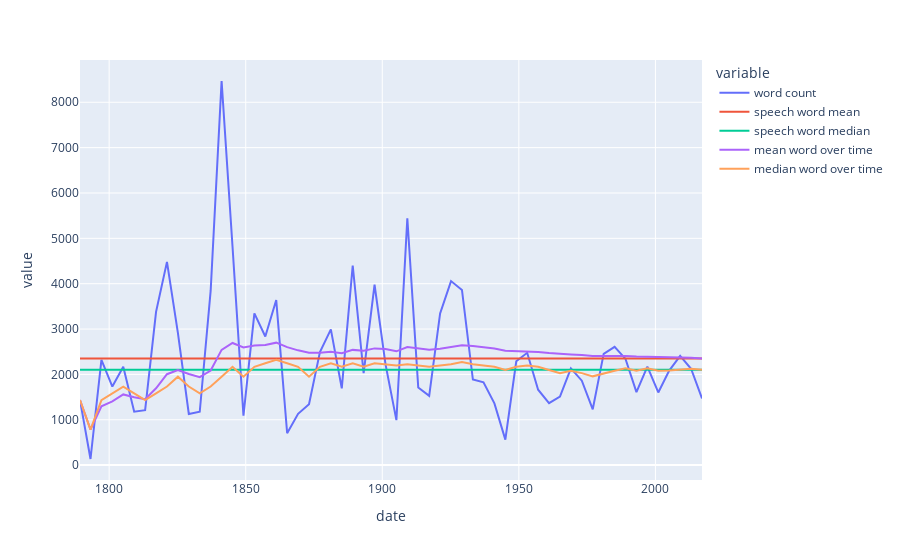

Source (notebook cell):
### Code cell
fig = px.line(df, x='date', y=['word count', 'speech word mean', 'speech word median', 'mean word over time', 'median word over time'], hover_name = 'name')
fig.show()

### Figure 1 — Plotly figure (JSON) as saved in the notebook; plotly's stock layout.template omitted (floating-point values rounded to 4 significant figures)
{"data": [{"hovertemplate": "<b>%{hovertext}</b><br><br>variable=word count<br>date=%{x}<br>value=%{y}<extra></extra>", "hovertext": ["George Washington", "George Washington", "John Adams", "Thomas Jefferson", "Thomas Jefferson", "James Madison", "James Madison", "James Monroe", "James Monroe", "John Quincy Adams", "Andrew Jackson", "Andrew Jackson", "Martin van Buren", "William Henry Harrison", "James K. Polk", "Zachary Taylor", "Franklin Pierce", "James Buchanan", "Abraham Lincoln", "Abraham Lincoln", "Ulysses S. Grant", "Ulysses S. Grant", "Rutherford B. Hayes", "James A. Garfield", "Grover Cleveland", "Benjamin Harrison", "Grover Cleveland", "William McKinley", "William McKinley", "Theodore Roosevelt", "William Howard Taft", "Woodrow Wilson", "Woodrow Wilson", "Warren G. Harding", "Calvin Coolidge", "Herbert Hoover", "Franklin D. Roosevelt", "Franklin D. Roosevelt", "Franklin D. Roosevelt", "Franklin D. Roosevelt", "Harry S. Truman", "Dwight D. Eisenhower", "Dwight D. Eisenhower", "John F. Kennedy", "Lyndon B. Johnson", "Richard Nixon", "Richard Nixon", "Jimmy Carter", "Ronald Reagan", "Ronald Reagan", "George Bush", "William J. Clinton", "William J. Clinton", "George W. Bush", "George W. Bush", "Barack Obama", "Barack Obama", "Donald J. Trump"], "legendgroup": "word count", "line": {"color": "#636efa", "dash": "solid"}, "mode": "lines", "name": "word count", "orientation": "v", "showlegend": true, "type": "scatter", "x": ["1789-04-30T00:00:00", "1793-03-04T00:00:00", "1797-03-04T00:00:00", "1801-03-04T00:00:00", "1805-03-04T00:00:00", "1809-03-04T00:00:00", "1813-03-04T00:00:00", "1817-03-04T00:00:00", "1821-03-04T00:00:00", "1825-03-04T00:00:00", "1829-03-04T00:00:00", "1833-03-04T00:00:00", "1837-03-04T00:00:00", "1841-03-04T00:00:00", "1845-03-04T00:00:00", "1849-03-05T00:00:00", "1853-03-04T00:00:00", "1857-03-04T00:00:00", "1861-03-04T00:00:00", "1865-03-04T00:00:00", "1869-03-04T00:00:00", "1873-03-04T00:00:00", "1877-03-05T00:00:00", "1881-03-04T00:00:00", "1885-03-04T00:00:00", "1889-03-04T00:00:00", "1893-03-04T00:00:00", "1897-03-04T00:00:00", "1901-03-04T00:00:00", "1905-03-04T00:00:00", "1909-03-04T00:00:00", "1913-03-04T00:00:00", "1917-03-05T00:00:00", "1921-03-04T00:00:00", "1925-03-04T00:00:00", "1929-03-04T00:00:00", "1933-03-04T00:00:00", "1937-01-20T00:00:00", "1941-01-20T00:00:00", "1945-01-20T00:00:00", "1949-01-20T00:00:00", "1953-01-20T00:00:00", "1957-01-21T00:00:00", "1961-01-20T00:00:00", "1965-01-20T00:00:00", "1969-01-20T00:00:00", "1973-01-20T00:00:00", "1977-01-20T00:00:00", "1981-01-20T00:00:00", "1985-01-21T00:00:00", "1989-01-20T00:00:00", "1993-01-20T00:00:00", "1997-01-20T00:00:00", "2001-01-20T00:00:00", "2005-01-20T00:00:00", "2009-01-20T00:00:00", "2013-01-21T00:00:00", "2017-01-20T00:00:00"], "xaxis": "x", "y": [1434, 135, 2322, 1732, 2168, 1177, 1211, 3379, 4482, 2917, 1128, 1177, 3846, 8469, 4815, 1091, 3345, 2836, 3639, 705, 1132, 1341, 2493, 2993, 1691, 4401, 2028, 3977, 2225, 991, 5442, 1712, 1528, 3344, 4058, 3863, 1887, 1826, 1362, 562, 2290, 2476, 1663, 1368, 1512, 2135, 1861, 1231, 2454, 2607, 2341, 1610, 2171, 1602, 2084, 2408, 2125, 1469], "yaxis": "y"}, {"hovertemplate": "<b>%{hovertext}</b><br><br>variable=speech word mean<br>date=%{x}<br>value=%{y}<extra></extra>", "hovertext": ["George Washington", "George Washington", "John Adams", "Thomas Jefferson", "Thomas Jefferson", "James Madison", "James Madison", "James Monroe", "James Monroe", "John Quincy Adams", "Andrew Jackson", "Andrew Jackson", "Martin van Buren", "William Henry Harrison", "James K. Polk", "Zachary Taylor", "Franklin Pierce", "James Buchanan", "Abraham Lincoln", "Abraham Lincoln", "Ulysses S. Grant", "Ulysses S. Grant", "Rutherford B. Hayes", "James A. Garfield", "Grover Cleveland", "Benjamin Harrison", "Grover Cleveland", "William McKinley", "William McKinley", "Theodore Roosevelt", "William Howard Taft", "Woodrow Wilson", "Woodrow Wilson", "Warren G. Harding", "Calvin Coolidge", "Herbert Hoover", "Franklin D. Roosevelt", "Franklin D. Roosevelt", "Franklin D. Roosevelt", "Franklin D. Roosevelt", "Harry S. Truman", "Dwight D. Eisenhower", "Dwight D. Eisenhower", "John F. Kennedy", "Lyndon B. Johnson", "Richard Nixon", "Richard Nixon", "Jimmy Carter", "Ronald Reagan", "Ronald Reagan", "George Bush", "William J. Clinton", "William J. Clinton", "George W. Bush", "George W. Bush", "Barack Obama", "Barack Obama", "Donald J. Trump"], "legendgroup": "speech word mean", "line": {"color": "#EF553B", "dash": "solid"}, "mode": "lines", "name": "speech word mean", "orientation": "v", "showlegend": true, "type": "scatter", "x": ["1789-04-30T00:00:00", "1793-03-04T00:00:00", "1797-03-04T00:00:00", "1801-03-04T00:00:00", "1805-03-04T00:00:00", "1809-03-04T00:00:00", "1813-03-04T00:00:00", "1817-03-04T00:00:00", "1821-03-04T00:00:00", "1825-03-04T00:00:00", "1829-03-04T00:00:00", "1833-03-04T00:00:00", "1837-03-04T00:00:00", "1841-03-04T00:00:00", "1845-03-04T00:00:00", "1849-03-05T00:00:00", "1853-03-04T00:00:00", "1857-03-04T00:00:00", "1861-03-04T00:00:00", "1865-03-04T00:00:00", "1869-03-04T00:00:00", "1873-03-04T00:00:00", "1877-03-05T00:00:00", "1881-03-04T00:00:00", "1885-03-04T00:00:00", "1889-03-04T00:00:00", "1893-03-04T00:00:00", "1897-03-04T00:00:00", "1901-03-04T00:00:00", "1905-03-04T00:00:00", "1909-03-04T00:00:00", "1913-03-04T00:00:00", "1917-03-05T00:00:00", "1921-03-04T00:00:00", "1925-03-04T00:00:00", "1929-03-04T00:00:00", "1933-03-04T00:00:00", "1937-01-20T00:00:00", "1941-01-20T00:00:00", "1945-01-20T00:00:00", "1949-01-20T00:00:00", "1953-01-20T00:00:00", "1957-01-21T00:00:00", "1961-01-20T00:00:00", "1965-01-20T00:00:00", "1969-01-20T00:00:00", "1973-01-20T00:00:00", "1977-01-20T00:00:00", "1981-01-20T00:00:00", "1985-01-21T00:00:00", "1989-01-20T00:00:00", "1993-01-20T00:00:00", "1997-01-20T00:00:00", "2001-01-20T00:00:00", "2005-01-20T00:00:00", "2009-01-20T00:00:00", "2013-01-21T00:00:00", "2017-01-20T00:00:00"], "xaxis": "x", "y": [2350.0, 2350.0, 2350.0, 2350.0, 2350.0, 2350.0, 2350.0, 2350.0, 2350.0, 2350.0, 2350.0, 2350.0, 2350.0, 2350.0, 2350.0, 2350.0, 2350.0, 2350.0, 2350.0, 2350.0, 2350.0, 2350.0, 2350.0, 2350.0, 2350.0, 2350.0, 2350.0, 2350.0, 2350.0, 2350.0, 2350.0, 2350.0, 2350.0, 2350.0, 2350.0, 2350.0, 2350.0, 2350.0, 2350.0, 2350.0, 2350.0, 2350.0, 2350.0, 2350.0, 2350.0, 2350.0, 2350.0, 2350.0, 2350.0, 2350.0, 2350.0, 2350.0, 2350.0, 2350.0, 2350.0, 2350.0, 2350.0, 2350.0], "yaxis": "y"}, {"hovertemplate": "<b>%{hovertext}</b><br><br>variable=speech word median<br>date=%{x}<br>value=%{y}<extra></extra>", "hovertext": ["George Washington", "George Washington", "John Adams", "Thomas Jefferson", "Thomas Jefferson", "James Madison", "James Madison", "James Monroe", "James Monroe", "John Quincy Adams", "Andrew Jackson", "Andrew Jackson", "Martin van Buren", "William Henry Harrison", "James K. Polk", "Zachary Taylor", "Franklin Pierce", "James Buchanan", "Abraham Lincoln", "Abraham Lincoln", "Ulysses S. Grant", "Ulysses S. Grant", "Rutherford B. Hayes", "James A. Garfield", "Grover Cleveland", "Benjamin Harrison", "Grover Cleveland", "William McKinley", "William McKinley", "Theodore Roosevelt", "William Howard Taft", "Woodrow Wilson", "Woodrow Wilson", "Warren G. Harding", "Calvin Coolidge", "Herbert Hoover", "Franklin D. Roosevelt", "Franklin D. Roosevelt", "Franklin D. Roosevelt", "Franklin D. Roosevelt", "Harry S. Truman", "Dwight D. Eisenhower", "Dwight D. Eisenhower", "John F. Kennedy", "Lyndon B. Johnson", "Richard Nixon", "Richard Nixon", "Jimmy Carter", "Ronald Reagan", "Ronald Reagan", "George Bush", "William J. Clinton", "William J. Clinton", "George W. Bush", "George W. Bush", "Barack Obama", "Barack Obama", "Donald J. Trump"], "legendgroup": "speech word median", "line": {"color": "#00cc96", "dash": "solid"}, "mode": "lines", "name": "speech word median", "orientation": "v", "showlegend": true, "type": "scatter", "x": ["1789-04-30T00:00:00", "1793-03-04T00:00:00", "1797-03-04T00:00:00", "1801-03-04T00:00:00", "1805-03-04T00:00:00", "1809-03-04T00:00:00", "1813-03-04T00:00:00", "1817-03-04T00:00:00", "1821-03-04T00:00:00", "1825-03-04T00:00:00", "1829-03-04T00:00:00", "1833-03-04T00:00:00", "1837-03-04T00:00:00", "1841-03-04T00:00:00", "1845-03-04T00:00:00", "1849-03-05T00:00:00", "1853-03-04T00:00:00", "1857-03-04T00:00:00", "1861-03-04T00:00:00", "1865-03-04T00:00:00", "1869-03-04T00:00:00", "1873-03-04T00:00:00", "1877-03-05T00:00:00", "1881-03-04T00:00:00", "1885-03-04T00:00:00", "1889-03-04T00:00:00", "1893-03-04T00:00:00", "1897-03-04T00:00:00", "1901-03-04T00:00:00", "1905-03-04T00:00:00", "1909-03-04T00:00:00", "1913-03-04T00:00:00", "1917-03-05T00:00:00", "1921-03-04T00:00:00", "1925-03-04T00:00:00", "1929-03-04T00:00:00", "1933-03-04T00:00:00", "1937-01-20T00:00:00", "1941-01-20T00:00:00", "1945-01-20T00:00:00", "1949-01-20T00:00:00", "1953-01-20T00:00:00", "1957-01-21T00:00:00", "1961-01-20T00:00:00", "1965-01-20T00:00:00", "1969-01-20T00:00:00", "1973-01-20T00:00:00", "1977-01-20T00:00:00", "1981-01-20T00:00:00", "1985-01-21T00:00:00", "1989-01-20T00:00:00", "1993-01-20T00:00:00", "1997-01-20T00:00:00", "2001-01-20T00:00:00", "2005-01-20T00:00:00", "2009-01-20T00:00:00", "2013-01-21T00:00:00", "2017-01-20T00:00:00"], "xaxis": "x", "y": [2104.0, 2104.0, 2104.0, 2104.0, 2104.0, 2104.0, 2104.0, 2104.0, 2104.0, 2104.0, 2104.0, 2104.0, 2104.0, 2104.0, 2104.0, 2104.0, 2104.0, 2104.0, 2104.0, 2104.0, 2104.0, 2104.0, 2104.0, 2104.0, 2104.0, 2104.0, 2104.0, 2104.0, 2104.0, 2104.0, 2104.0, 2104.0, 2104.0, 2104.0, 2104.0, 2104.0, 2104.0, 2104.0, 2104.0, 2104.0, 2104.0, 2104.0, 2104.0, 2104.0, 2104.0, 2104.0, 2104.0, 2104.0, 2104.0, 2104.0, 2104.0, 2104.0, 2104.0, 2104.0, 2104.0, 2104.0, 2104.0, 2104.0], "yaxis": "y"}, {"hovertemplate": "<b>%{hovertext}</b><br><br>variable=mean word over time<br>date=%{x}<br>value=%{y}<extra></extra>", "hovertext": ["George Washington", "George Washington", "John Adams", "Thomas Jefferson", "Thomas Jefferson", "James Madison", "James Madison", "James Monroe", "James Monroe", "John Quincy Adams", "Andrew Jackson", "Andrew Jackson", "Martin van Buren", "William Henry Harrison", "James K. Polk", "Zachary Taylor", "Franklin Pierce", "James Buchanan", "Abraham Lincoln", "Abraham Lincoln", "Ulysses S. Grant", "Ulysses S. Grant", "Rutherford B. Hayes", "James A. Garfield", "Grover Cleveland", "Benjamin Harrison", "Grover Cleveland", "William McKinley", "William McKinley", "Theodore Roosevelt", "William Howard Taft", "Woodrow Wilson", "Woodrow Wilson", "Warren G. Harding", "Calvin Coolidge", "Herbert Hoover", "Franklin D. Roosevelt", "Franklin D. Roosevelt", "Franklin D. Roosevelt", "Franklin D. Roosevelt", "Harry S. Truman", "Dwight D. Eisenhower", "Dwight D. Eisenhower", "John F. Kennedy", "Lyndon B. Johnson", "Richard Nixon", "Richard Nixon", "Jimmy Carter", "Ronald Reagan", "Ronald Reagan", "George Bush", "William J. Clinton", "William J. Clinton", "George W. Bush", "George W. Bush", "Barack Obama", "Barack Obama", "Donald J. Trump"], "legendgroup": "mean word over time", "line": {"color": "#ab63fa", "dash": "solid"}, "mode": "lines", "name": "mean word over time", "orientation": "v", "showlegend": true, "type": "scatter", "x": ["1789-04-30T00:00:00", "1793-03-04T00:00:00", "1797-03-04T00:00:00", "1801-03-04T00:00:00", "1805-03-04T00:00:00", "1809-03-04T00:00:00", "1813-03-04T00:00:00", "1817-03-04T00:00:00", "1821-03-04T00:00:00", "1825-03-04T00:00:00", "1829-03-04T00:00:00", "1833-03-04T00:00:00", "1837-03-04T00:00:00", "1841-03-04T00:00:00", "1845-03-04T00:00:00", "1849-03-05T00:00:00", "1853-03-04T00:00:00", "1857-03-04T00:00:00", "1861-03-04T00:00:00", "1865-03-04T00:00:00", "1869-03-04T00:00:00", "1873-03-04T00:00:00", "1877-03-05T00:00:00", "1881-03-04T00:00:00", "1885-03-04T00:00:00", "1889-03-04T00:00:00", "1893-03-04T00:00:00", "1897-03-04T00:00:00", "1901-03-04T00:00:00", "1905-03-04T00:00:00", "1909-03-04T00:00:00", "1913-03-04T00:00:00", "1917-03-05T00:00:00", "1921-03-04T00:00:00", "1925-03-04T00:00:00", "1929-03-04T00:00:00", "1933-03-04T00:00:00", "1937-01-20T00:00:00", "1941-01-20T00:00:00", "1945-01-20T00:00:00", "1949-01-20T00:00:00", "1953-01-20T00:00:00", "1957-01-21T00:00:00", "1961-01-20T00:00:00", "1965-01-20T00:00:00", "1969-01-20T00:00:00", "1973-01-20T00:00:00", "1977-01-20T00:00:00", "1981-01-20T00:00:00", "1985-01-21T00:00:00", "1989-01-20T00:00:00", "1993-01-20T00:00:00", "1997-01-20T00:00:00", "2001-01-20T00:00:00", "2005-01-20T00:00:00", "2009-01-20T00:00:00", "2013-01-21T00:00:00", "2017-01-20T00:00:00"], "xaxis": "x", "y": [1434, 784.5, 1297, 1406.0, 1558.0, 1495.0, 1454.0, 1695.0, 2004.0, 2096.0, 2008.0, 1938.0, 2085.0, 2541.0, 2693.0, 2593.0, 2637.0, 2648, 2700.0, 2600.0, 2530.0, 2476.0, 2477.0, 2499.0, 2466.0, 2541.0, 2522.0, 2574.0, 2562.0, 2509.0, 2604.0, 2576.0, 2544.0, 2568.0, 2610.0, 2645.0, 2625.0, 2604.0, 2572.0, 2522.0, 2516.0, 2515, 2495.0, 2470.0, 2448.0, 2441.0, 2429.0, 2404.0, 2405.0, 2409.0, 2408.0, 2393.0, 2388.0, 2374.0, 2369.0, 2369.0, 2365.0, 2350.0], "yaxis": "y"}, {"hovertemplate": "<b>%{hovertext}</b><br><br>variable=median word over time<br>date=%{x}<br>value=%{y}<extra></extra>", "hovertext": ["George Washington", "George Washington", "John Adams", "Thomas Jefferson", "Thomas Jefferson", "James Madison", "James Madison", "James Monroe", "James Monroe", "John Quincy Adams", "Andrew Jackson", "Andrew Jackson", "Martin van Buren", "William Henry Harrison", "James K. Polk", "Zachary Taylor", "Franklin Pierce", "James Buchanan", "Abraham Lincoln", "Abraham Lincoln", "Ulysses S. Grant", "Ulysses S. Grant", "Rutherford B. Hayes", "James A. Garfield", "Grover Cleveland", "Benjamin Harrison", "Grover Cleveland", "William McKinley", "William McKinley", "Theodore Roosevelt", "William Howard Taft", "Woodrow Wilson", "Woodrow Wilson", "Warren G. Harding", "Calvin Coolidge", "Herbert Hoover", "Franklin D. Roosevelt", "Franklin D. Roosevelt", "Franklin D. Roosevelt", "Franklin D. Roosevelt", "Harry S. Truman", "Dwight D. Eisenhower", "Dwight D. Eisenhower", "John F. Kennedy", "Lyndon B. Johnson", "Richard Nixon", "Richard Nixon", "Jimmy Carter", "Ronald Reagan", "Ronald Reagan", "George Bush", "William J. Clinton", "William J. Clinton", "George W. Bush", "George W. Bush", "Barack Obama", "Barack Obama", "Donald J. Trump"], "legendgroup": "median word over time", "line": {"color": "#FFA15A", "dash": "solid"}, "mode": "lines", "name": "median word over time", "orientation": "v", "showlegend": true, "type": "scatter", "x": ["1789-04-30T00:00:00", "1793-03-04T00:00:00", "1797-03-04T00:00:00", "1801-03-04T00:00:00", "1805-03-04T00:00:00", "1809-03-04T00:00:00", "1813-03-04T00:00:00", "1817-03-04T00:00:00", "1821-03-04T00:00:00", "1825-03-04T00:00:00", "1829-03-04T00:00:00", "1833-03-04T00:00:00", "1837-03-04T00:00:00", "1841-03-04T00:00:00", "1845-03-04T00:00:00", "1849-03-05T00:00:00", "1853-03-04T00:00:00", "1857-03-04T00:00:00", "1861-03-04T00:00:00", "1865-03-04T00:00:00", "1869-03-04T00:00:00", "1873-03-04T00:00:00", "1877-03-05T00:00:00", "1881-03-04T00:00:00", "1885-03-04T00:00:00", "1889-03-04T00:00:00", "1893-03-04T00:00:00", "1897-03-04T00:00:00", "1901-03-04T00:00:00", "1905-03-04T00:00:00", "1909-03-04T00:00:00", "1913-03-04T00:00:00", "1917-03-05T00:00:00", "1921-03-04T00:00:00", "1925-03-04T00:00:00", "1929-03-04T00:00:00", "1933-03-04T00:00:00", "1937-01-20T00:00:00", "1941-01-20T00:00:00", "1945-01-20T00:00:00", "1949-01-20T00:00:00", "1953-01-20T00:00:00", "1957-01-21T00:00:00", "1961-01-20T00:00:00", "1965-01-20T00:00:00", "1969-01-20T00:00:00", "1973-01-20T00:00:00", "1977-01-20T00:00:00", "1981-01-20T00:00:00", "1985-01-21T00:00:00", "1989-01-20T00:00:00", "1993-01-20T00:00:00", "1997-01-20T00:00:00", "2001-01-20T00:00:00", "2005-01-20T00:00:00", "2009-01-20T00:00:00", "2013-01-21T00:00:00", "2017-01-20T00:00:00"], "xaxis": "x", "y": [1434, 784.5, 1434, 1583, 1732, 1583, 1434, 1583, 1732, 1950, 1732, 1583, 1732, 1950, 2168, 1950, 2168, 2245, 2322, 2245, 2168, 1950, 2168, 2245, 2168, 2245, 2168, 2245, 2225, 2196.0, 2225, 2196.0, 2168, 2196.0, 2225, 2274.0, 2225, 2196.0, 2168, 2098, 2168, 2196.0, 2168, 2098, 2028, 2082.0, 2028, 1958.0, 2028, 2082.0, 2135, 2082.0, 2135, 2082.0, 2084, 2110.0, 2125, 2104.0], "yaxis": "y"}], "layout": {"legend": {"title": {"text": "variable"}, "tracegroupgap": 0}, "margin": {"t": 60}, "xaxis": {"anchor": "y", "domain": [0, 1], "title": {"text": "date"}}, "yaxis": {"anchor": "x", "domain": [0, 1], "title": {"text": "value"}}}}
